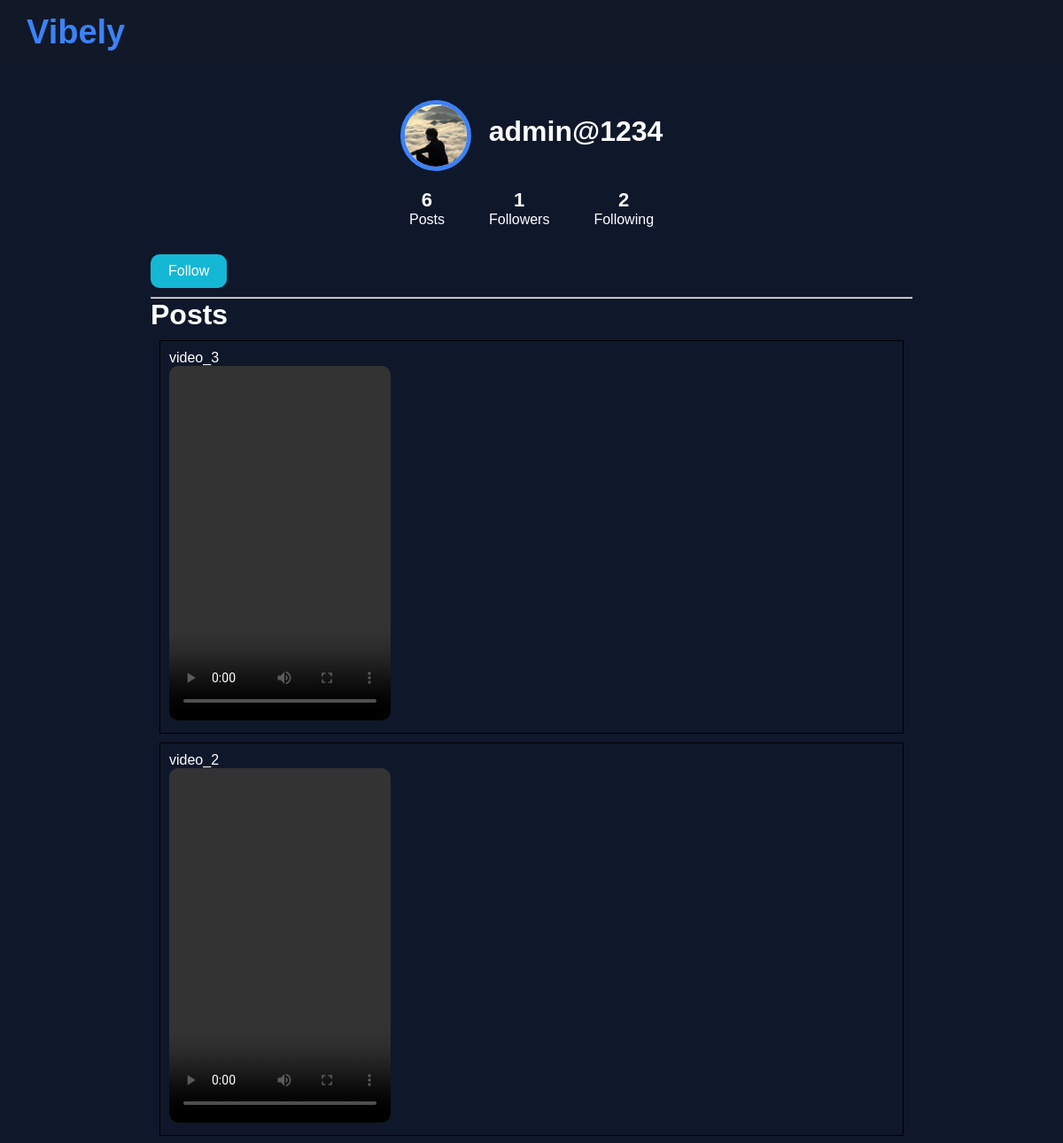
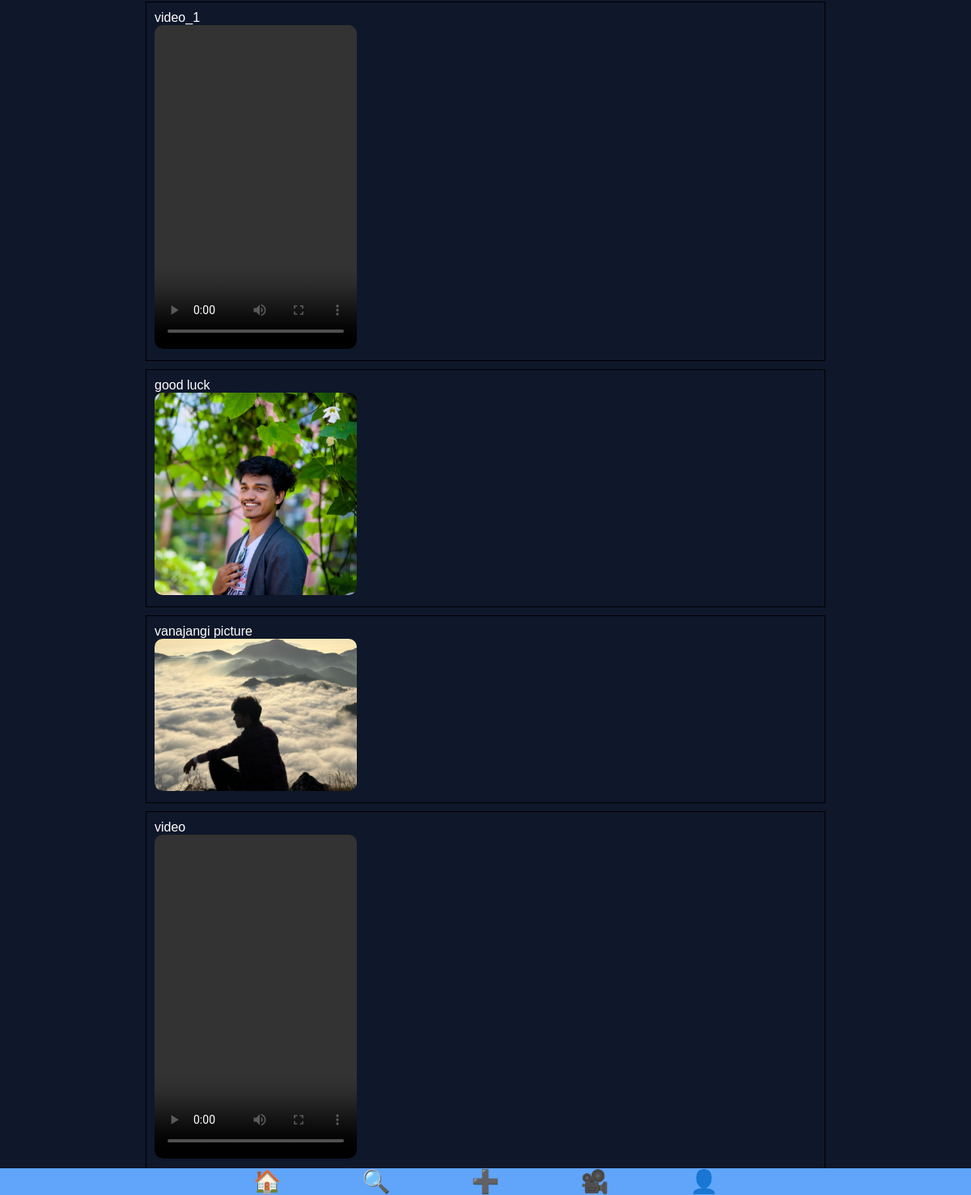
The app's page /user/admin@1234/ with its own data (2 pictures, top to bottom).
### accounts/models.py (models this page shows, shortened)
class Profile(models.Model):
    user = models.OneToOneField(User, on_delete=models.CASCADE)
    bio = models.TextField(blank=True)
    location = models.CharField(
        max_length=100,
        blank=True
    )
    website = models.URLField(
        blank=True
    )
    profile_picture = models.ImageField(
    upload_to='profile_pictures/',
    default='default.jpg'
)
    cover_photo = models.ImageField(
    upload_to='cover_photos/',
    blank=True,
    null=True
)
    from django.contrib.auth.models import User

### posts/models.py (models this page shows, shortened)
class Post(models.Model):
    user = models.ForeignKey(
        User,
        on_delete=models.CASCADE
    )
    caption = models.TextField()
    category = models.CharField(
        max_length=20,
        choices=CATEGORY_CHOICES
    )
    media = models.FileField(
        upload_to='posts/',
        blank=True,
        null=True
    )
    created_at = models.DateTimeField(
        auto_now_add=True
    )
    views = models.IntegerField(
        default=0
    )

### accounts/views.py (the view)
def user_profile(request, username):
    profile_user = User.objects.get(
        username=username
    )
    posts = Post.objects.filter(
        user=profile_user
    ).order_by('-created_at')
    is_following = False
    if request.user.is_authenticated:
        is_following = Follow.objects.filter(
            follower=request.user,
            following=profile_user
        ).exists()
    followers_count = Follow.objects.filter(
        following=profile_user
    ).count()
    following_count = Follow.objects.filter(
        follower=profile_user
    ).count()
    notification_count = 0
    if request.user.is_authenticated:
        notification_count = Notification.objects.filter(
            user=request.user,
            is_read=False
        ).count()
    return render(
        request,
        'accounts/user_profile.html',
        {
            'profile_user': profile_user,
            'posts': posts,
            'is_following': is_following,
            'followers_count': followers_count,
            'following_count': following_count,
            'notification_count': notification_count
        }
    )

### templates/accounts/user_profile.html
{% extends 'base.html' %}
{% block content %}
<div class="profile-user-row">
{% if profile_user.profile.profile_picture %}
<img
    src="{{ profile_user.profile.profile_picture.url }}"
    class="profile-pic">
{% endif %}
<h1 class="profile-name">
    {{ profile_user.username }}
</h1>
</div>
<div class="profile-stats">
<div>
    <strong>{{ posts.count }}</strong>
    <p>Posts</p>
</div>
<div>
    <strong>{{ followers_count }}</strong>
    <p>Followers</p>
</div>
<div>
    <strong>{{ following_count }}</strong>
    <p>Following</p>
</div>
</div>
{% if request.user != profile_user %}
<a href="/follow/{{ profile_user.username }}/"
class="follow-btn">
{% if is_following %}
    Unfollow
{% else %}
    Follow
{% endif %}
</a>
{% endif %}
<hr>
<h2>Posts</h2>
{% for post in posts %}
<div style="border:1px solid black;padding:10px;margin:10px;">
<p>{{ post.caption }}</p>
{% if post.media %}
    {% if ".mp4" in post.media.url %}
        <video
            controls
            style="
                width:250px;
                height:400px;
                object-fit:cover;
                border-radius:10px;
            ">
            <source src="{{ post.media.url }}">
        </video>
    {% else %}
        <img
            src="{{ post.media.url }}"
            style="
                width:250px;
                border-radius:10px;
            ">
    {% endif %}
{% endif %}
</div>
{% empty %}
<p>No posts.</p>
{% endfor %}
{% endblock %}

### static/css/style.css (style rules this page uses)
* { margin:0; padding:0; box-sizing:border-box; font-family:Arial,sans-serif; }
body { background:#0f172a; color:white; font-family:Arial, sans-serif; margin:0; padding:0; }
a { text-decoration:none; color:#60a5fa; }
body { background:#0f172a; color:rgb(0, 0, 0); }
.profile-pic { width:150px; height:150px; border-radius:50%; border:5px solid white; margin-top:-75px; background:white; }
.profile-name { font-size:32px; margin-top:10px; }
.profile-stats { display:flex; justify-content:center; gap:50px; margin:20px 0; }
body { background:#0f172a; color:white; margin:0; font-family:Arial,sans-serif; }
body { background:#0f172a; color:#ffffff; font-family:Arial, sans-serif; margin:0; padding:0; }
h1 { font-size:50px; margin-bottom:10px; }
h2 { font-size:32px; }
.profile-pic { width:220px; height:220px; border-radius:50%; object-fit:cover; border:5px solid #3b82f6; }
.profile-name { margin-top:10px; }
.profile-stats { display:flex; justify-content:center; gap:30px; margin-top:20px; }
* { scrollbar-width:none; }
.profile-stats div { text-align:center; }
.profile-stats strong { display:block; font-size:22px; }
.follow-btn { display:inline-block; padding:10px 20px; background:#14b8d4; color:white; text-decoration:none; border-radius:10px; margin:10px 0; }
.profile-user-row { display:flex; align-items:center; justify-content:center; gap:20px; margin-bottom:20px; }
.profile-name { margin-top :20px; }
.profile-pic { width:80px; height:80px; border-radius:50%; object-fit:cover; margin-top:20px; }

### records on screen
Post: caption "video_3"
Post: caption "video_2"
Post: caption "video_1"
Post: caption "good luck", media (picture)
Post: caption "vanajangi picture", media (picture)
Post: caption "video"

### other values on screen
{{ profile_user.username }} "admin@1234"
{{ posts.count }} "6"
{{ followers_count }} "1"
{{ following_count }} "2"
